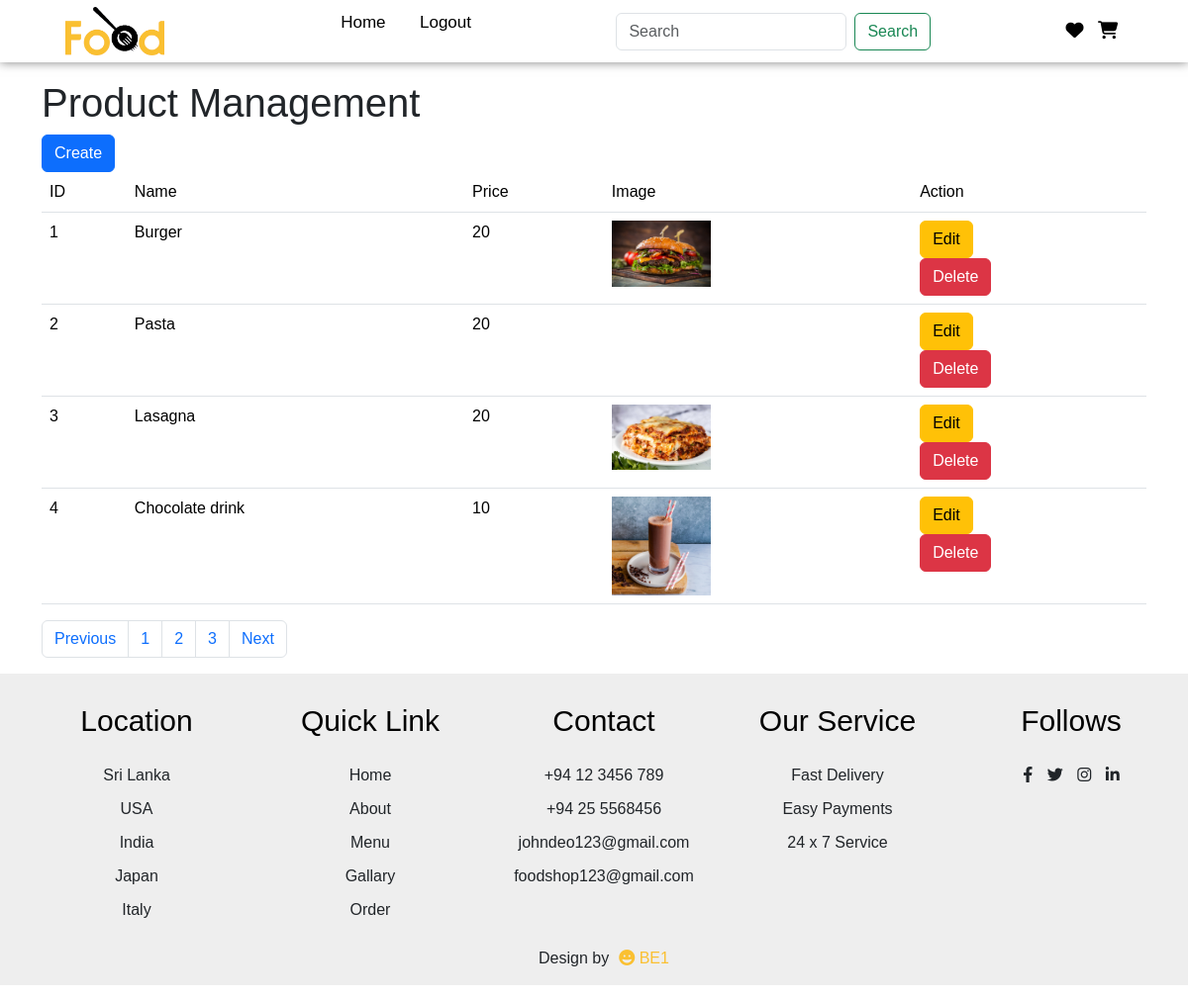
/admin/products/index.php, run on the app's committed database.
### tables this page shows
CREATE TABLE IF NOT EXISTS `products` (
  `id` int NOT NULL AUTO_INCREMENT,
  `name` varchar(255) NOT NULL,
  `price` int NOT NULL,
  `description` text NOT NULL,
  `image` varchar(255) NOT NULL,
  PRIMARY KEY (`id`)
);

### app/models/Template.php (called while the page is built, shortened)
<?php
class Template
{
    public function view($view, $data = []) {
        extract($data);
        include BASE_PATH . 'app/views/' . $view . '.php';
    }
    public function render($view, $data = []) {
        extract($data);
        include BASE_PATH . 'app/views/blocks/' . $view . '.php';
        return ob_get_clean();
    }
}

### admin/products/index.php (called while the page is built, shortened)
<?php
require_once '../../config/database.php';
$page=1;
$perPage=4;
$template = new Template();
$productModel = new Product();
$products = $productModel->getProductByPage($page,$perPage);
$total= $productModel->getTotal();
$data = [
    'title' => 'Trang home',
    'slot'  => $template->render('products/index', ['products' => $products,
                                                    'perPage' => $perPage,
                                                    'total' =>$total,
                                                    ] )
];
$template->view('layout-admin', $data);

### app/models/Product.php (called while the page is built, shortened)
<?php
class Product extends Database
{
    public function getProductByPage($page,$perPage)
    {
        $start=($page - 1)*$perPage;
        $sql = parent::$connection->prepare('SELECT * FROM `products` LIMIT ?,?');
        $sql->bind_param('ii',  $start,$perPage);
        return parent::select($sql);
    }
    public function getTotal()
    {
        $sql = parent::$connection->prepare('SELECT COUNT(*) as total FROM `products`');
        return parent::select($sql)[0]['total'];
    }
}

### app/models/Database.php (called while the page is built, shortened)
<?php
class Database
{
    public function select($sql) {
        $sql->execute();
        $items = $sql->get_result()->fetch_all(MYSQLI_ASSOC);
        return $items;
    }
}

### app/views/blocks/products/index.php (the view, shortened to what this page needs)
<div class="container">
    <h1>Product Management</h1>
    <a href="create.php" class="btn btn-primary">Create</a>
    <table class="table">
        <thead>
            <tr>
                <td>ID</td>
                <td>Name</td>
                <td>Price</td>
                <td>Image</td>
                <td>Action</td>
            </tr>
        </thead>
        <tbody>
            <?php
            foreach ($products as $product) :
            ?>
                <tr>
                    <td><?php echo $product['id'] ?></td>
                    <td><?php echo $product['name'] ?></td>
                    <td><?php echo $product['price'] ?></td>
                    <td><img src="../../public/img/<?php echo $product['image'] ?>" alt="" width="100"></td>
                    <td>
                        <a href="edit.php?id=<?php echo $product['id'] ?>" class="btn btn-warning">Edit</a>
                        <form action="destroy.php" method="post" onsubmit="return confirm('Do you want to delete?')">
                            <button type="submit" class="btn btn-danger" name="productId" value="<?php echo $product['id'] ?>">Delete</button>
                        </form>
                    </td>
                </tr>
            <?php
            endforeach
            ?>
        </tbody>
    </table>
    <nav aria-label="Page navigation example">
  <ul class="pagination">
    <li class="page-item"><a class="page-link" href="#">Previous</a></li>
    <?php
    $pages=ceil($total/$perPage);
    for($i=1;$i<=$pages;$i++):
    ?>
    <li class="page-item"><a class="page-link" href="index.php?page=<?php echo $i ?>"><?php echo $i ?></a></li>
    <?php
    endfor;
    ?>
    <li class="page-item"><a class="page-link" href="#">Next</a></li>
  </ul>
</nav>
</div>

### app/views/layout-admin.php (shortened to what this page needs)
<!DOCTYPE html>
<html lang="en">
<head>
    <link rel="stylesheet" href="https://cdnjs.cloudflare.com/ajax/libs/font-awesome/6.1.1/css/all.min.css" />
    <link rel="stylesheet" href="../../public/css/style.css">
    <link href="https://cdn.jsdelivr.net/npm/bootstrap@5.3.2/dist/css/bootstrap.min.css" rel="stylesheet">
</head>
<body>
<section id="Home" style="height: 10vh;">
    <nav>
        <div class="logo">
            <img src="../../public/img/logo.png" alt="" href="index.php">
        </div>
        <ul>
            <li><a href="index.php">Home</a></li>
            <li><a href="/NHAHANG/login.php">Logout</a></li>
        </ul>
        <form class="d-flex" role="search" action="search.php" method="get">
                    <input class="form-control me-2" type="search" placeholder="Search" aria-label="Search" name="q">
                    <button class="btn btn-outline-success" type="submit">Search</button>
                </form>
        <div class="icon">
            <i class="fa-solid fa-heart"></i>
            <i class="fa-solid fa-cart-shopping"></i>
        </div>
    </nav>
</section>
    <?php
    if (!empty($slot)) {
        echo $slot;
    }
    ?>
    <footer>
    <div class="footer_main">
        <div class="footer_tag">
            <h2>Location</h2>
            <p>Sri Lanka</p>
            <p>USA</p>
            <p>India</p>
            <p>Japan</p>
            <p>Italy</p>
        </div>
        <div class="footer_tag">
            <h2>Quick Link</h2>
            <p>Home</p>
            <p>About</p>
            <p>Menu</p>
            <p>Gallary</p>
            <p>Order</p>
        </div>
        <div class="footer_tag">
            <h2>Contact</h2>
            <p>+94 12 3456 789</p>
            <p>+94 25 5568456</p>
            <p>johndeo123@gmail.com</p>
            <p>foodshop123@gmail.com</p>
        </div>
        <div class="footer_tag">
            <h2>Our Service</h2>
            <p>Fast Delivery</p>
            <p>Easy Payments</p>
            <p>24 x 7 Service</p>
        </div>
        <div class="footer_tag">
            <h2>Follows</h2>
            <i class="fa-brands fa-facebook-f"></i>
            <i class="fa-brands fa-twitter"></i>
            <i class="fa-brands fa-instagram"></i>
            <i class="fa-brands fa-linkedin-in"></i>
        </div>
    </div>
    <p class="end">Design by<span><i class="fa-solid fa-face-grin"></i> BE1</span></p>
</footer>
</body>
</html>

### public/css/style.css (style rules this page uses)
* { margin: 0; padding: 0; box-sizing: border-box; font-family: sans-serif; }
html { scroll-behavior: smooth; }
section { width: 100%; height: 100vh; }
section nav { display: flex; justify-content: space-around; align-items: center; position: fixed; right: 0; left: 0; background: white; box-shadow: 0 0 10px rgba(0,0,0,0.5); z-index: 1000; }
section nav .logo img { width: 100px; cursor: pointer; margin: 7px 0; }
section nav ul { list-style: none; }
section nav ul li { display: inline-block; margin: 0 15px; }
section nav ul li a { text-decoration: none; color: #000; font-weight: 500; font-size: 17px; transition: 0.1s; }
section nav ul li a::after { content: ''; width: 0; height: 2px; background: #fac031; display: block; transition: 0.2s linear; }
section nav .icon i { font-size: 18px; color: #000; margin: 0 5px; cursor: pointer; transition: 0.3s; }
footer { width: 100%; padding: 30px 0 0 20px; background: #eeeeee; }
footer .footer_main { display: grid; grid-template-columns: 1fr 1fr 1fr 1fr 1fr; }
footer .footer_main .footer_tag { text-align: center; }
footer .footer_main .footer_tag h2 { color: #000; margin-bottom: 25px; font-size: 30px; }
footer .footer_main .footer_tag p { margin: 10px 0; }
footer .footer_main .footer_tag i { margin: 0 5px; cursor: pointer; }
footer .end { display: flex; align-items: center; justify-content: center; padding: 15px; }
footer .end span { color: #fac031; margin-left: 10px; }

### data on the page
products: id "1", name "Burger", price "20", image (picture)
products: id "2", name "Pasta", price "20"
products: id "3", name "Lasagna", price "20", image (picture)
products: id "4", name "Chocolate drink", price "10", image (picture)
